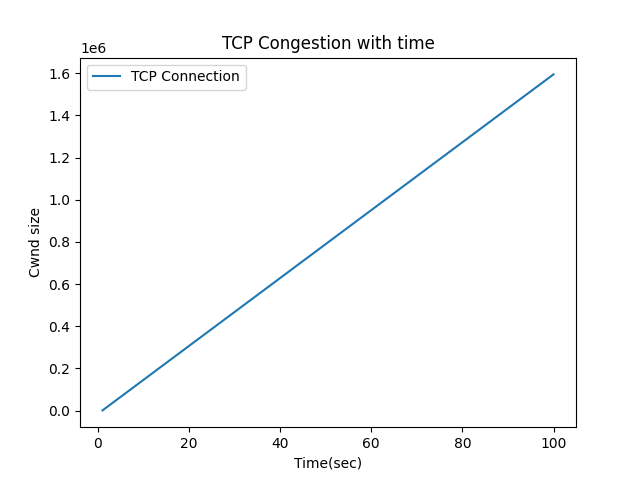

Write Python code to recreate this figure.
import matplotlib.pyplot as plt
import pandas as pd

def parta():
	file1 = "task3_TCP.csv"
	df1 = pd.read_csv(file1, header = None, names = ["Time", "Old Cwnd", "New Cwnd"])
	print(df1)
	df1.plot(x = 'Time', y = 'New Cwnd', label = "TCP Connection")
	plt.legend()
	plt.title("TCP Congestion with time")
	plt.xlabel("Time(sec)")
	plt.ylabel("Cwnd size")
	plt.savefig("task3.png", index = False)

parta()
# partb()